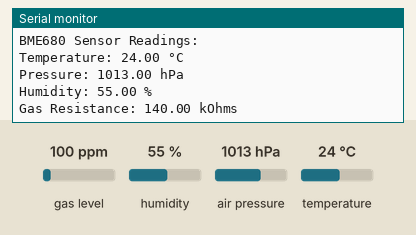
Simulated run of this sketch. Board: Arduino Mega 2560, built for the host (arithmetic inside an expression is 32-bit, double 64-bit). Shown: the last lines printed to the serial monitor. Inputs (shaded band) come from the test bench; at power-on: gas level 100 ppm, humidity 55 %, air pressure 1013 hPa, temperature 24 °C.

Above: at 3.1 s.
3.2 s: gas level set to 20 ppm
At 5.6 s:
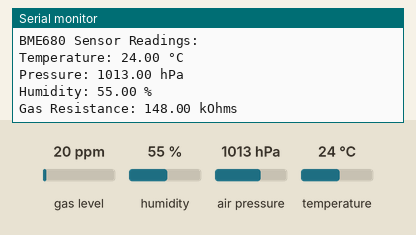
6.1 s: humidity set to 22 %
At 6.9 s:
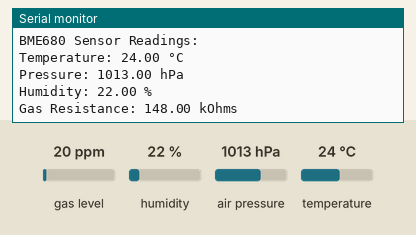
9.0 s: air pressure set to 952 hPa
At 11.7 s:
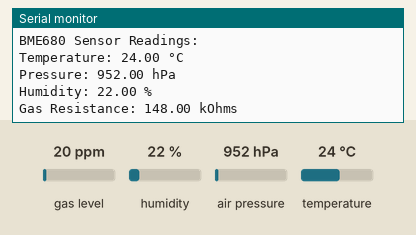

The sketch:

1_BME_680.ino
```cpp
#include <Wire.h>
#include <Adafruit_Sensor.h>
#include <Adafruit_BME680.h>

// Create BME680 object
Adafruit_BME680 bme;

// I2C pins for Heltec LoRa V3
#define SDA_PIN 41
#define SCL_PIN 42

void setup() {
  // Initialize Serial Monitor
  Serial.begin(115200);
  while (!Serial);

  Serial.println("Initializing BME680 Sensor...");

  // Initialize I2C communication
  Wire.begin(SDA_PIN, SCL_PIN);

  // Initialize BME680 sensor
  if (!bme.begin(0x77)) { // Using the detected I2C address 0x77
    Serial.println("Could not find a valid BME680 sensor, check wiring!");
    while (1);
  }

  // Configure BME680 sensor settings
  bme.setTemperatureOversampling(BME680_OS_8X);
  bme.setHumidityOversampling(BME680_OS_2X);
  bme.setPressureOversampling(BME680_OS_4X);
  bme.setIIRFilterSize(BME680_FILTER_SIZE_3);
  bme.setGasHeater(320, 150); // 320°C for 150 ms
}

void loop() {
  if (!bme.performReading()) {
    Serial.println("Failed to perform reading!");
    return;
  }

  // Print sensor readings
  Serial.println("BME680 Sensor Readings:");
  Serial.print("Temperature: ");
  Serial.print(bme.temperature);
  Serial.println(" °C");

  Serial.print("Pressure: ");
  Serial.print(bme.pressure / 100.0);
  Serial.println(" hPa");

  Serial.print("Humidity: ");
  Serial.print(bme.humidity);
  Serial.println(" %");

  Serial.print("Gas Resistance: ");
  Serial.print(bme.gas_resistance / 1000.0);
  Serial.println(" kOhms");

  Serial.println();
  delay(2000); // Delay for 2 seconds before the next reading
}
```

Measured:
- after the input at 3.2 s, the serial monitor: prints a new line after 1.3 s (image 1)
- after the input at 6.1 s, the serial monitor: prints a new line after 0.53 s (image 2)
- after the input at 9.0 s, the serial monitor: prints a new line after 1.9 s (image 3)
